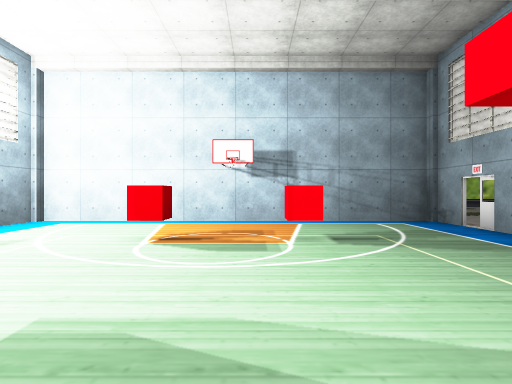
view 1 (above)

12 first-person views from a walk through a Unity game level. The camera is 1.4 m above the floor, looks level and sees 80° across. Doors are open. The floor is counted in squares, 2 m on a side. Each view is taken from the middle of a square. On the plan, view 1 faces up. The plan holds only what a view shows up to about 10 squares ahead; the rest is blank. The place goes on beyond the plan. The player character is not drawn. Some surface patterns are stand-ins.

view 2
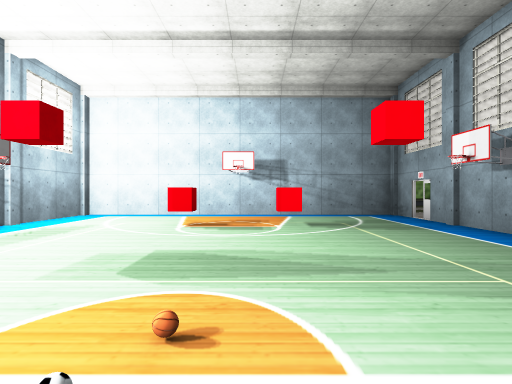

view 3
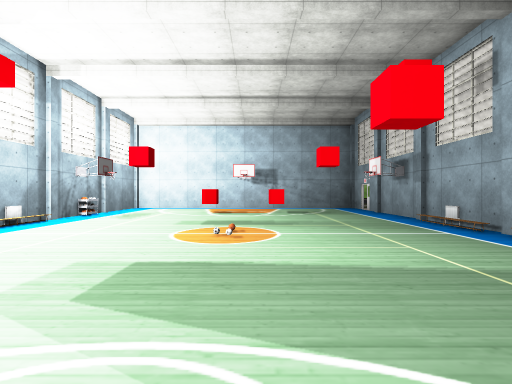

view 4
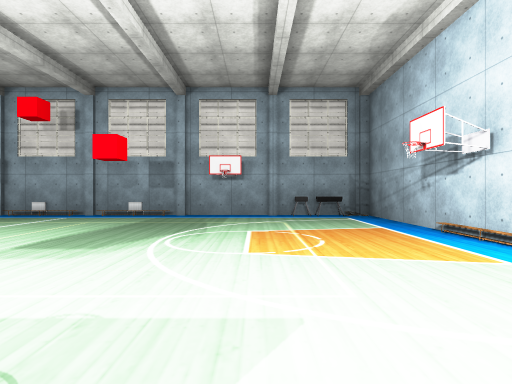

view 5
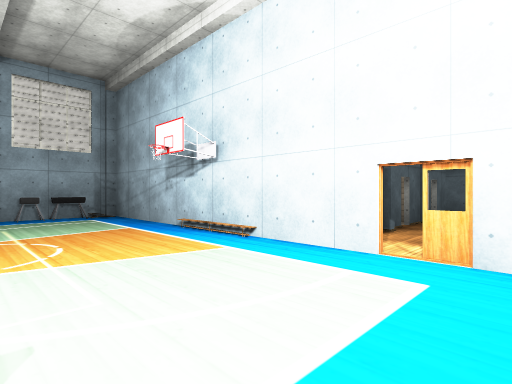

view 6
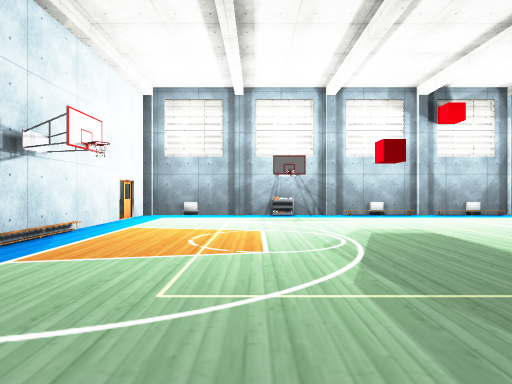

view 7
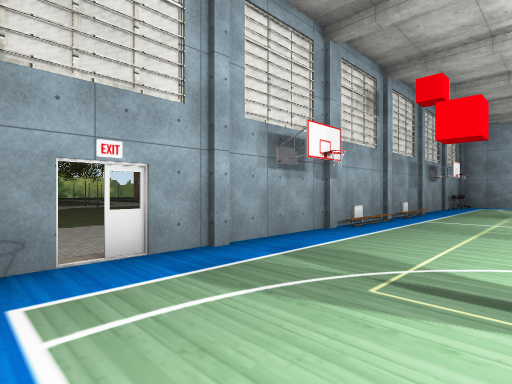

view 8
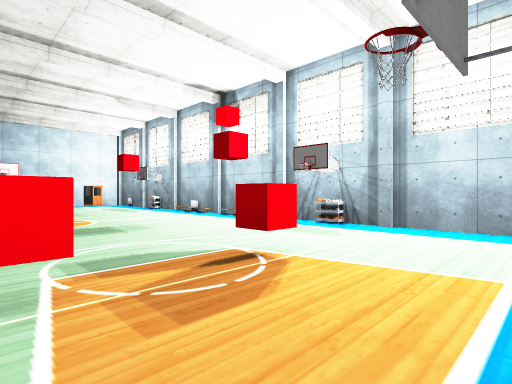

view 9
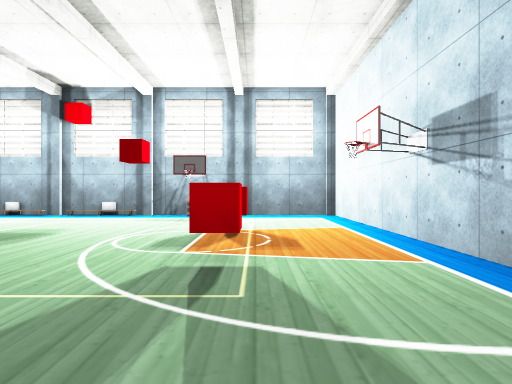

view 10
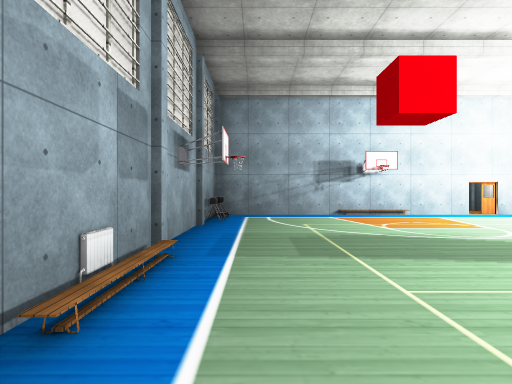

view 11
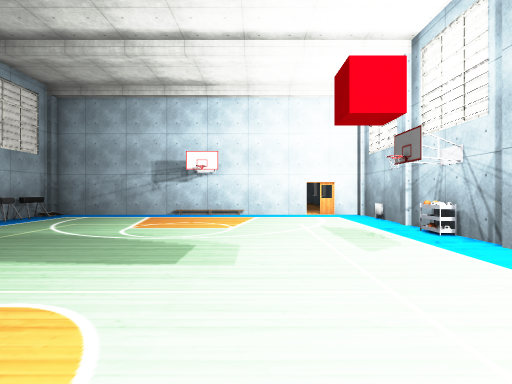

view 12
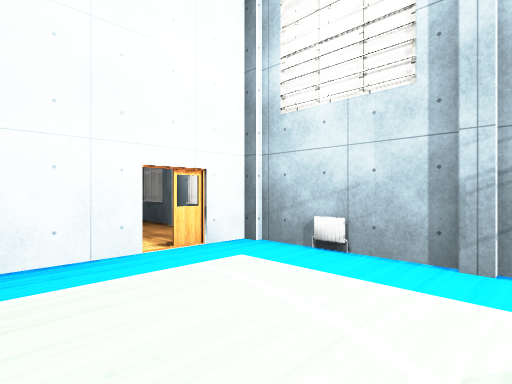

### Floor plan
Key: @ floor where view 1 was taken; # wall or solid block; . main floor; - floor 0.5 m lower than the main floor; / step, stairs or slope; D open door; C red cube; R rack; A radiator; O other object.
Columns run from 6 left of view 1 to 6 right of it. Each row starts with its distance up from view 1.
  8  ##########
  7 #..........#
  6 #.........DD-
  5 #...C..C...#-
  4  #........#
  3  RO........#
  2 #..........#
  1 #/........A#
  0 #/....@.../#
 -1  #........#
 -2 #/........A#
 -3 #/......../#
 -4 #..........#
 -5  RO........#
 -6  ..........#
 -7  #........O
 -8 #A........O
 -9 #.D......./#
-10  #DD  #####
-11  #.#
-12  # #

Positions as (right, up) in squares from view 1, and headings:
1: (0, 0), facing up
2: (0, -2), facing up
3: (0, -6), facing up
4: (-5, -6), facing right
5: (-5, -6), facing down-right
6: (4, -6), facing left
7: (1, 7), facing down-right
8: (1, 7), facing down-left
9: (4, 5), facing left
10: (3, 0), facing down
11: (-2, 0), facing down
12: (-2, -6), facing down-left
